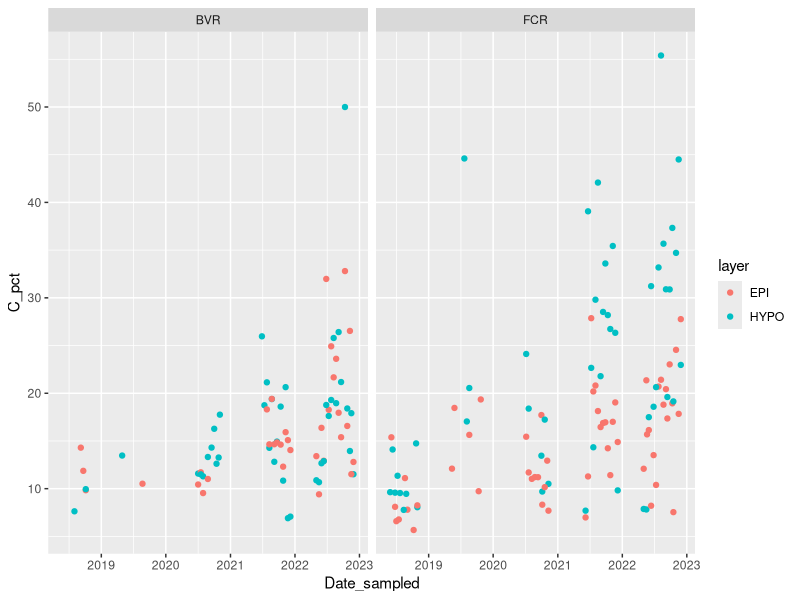

The R script that drew this image: (Note: this script raises an error after producing the figure.)
## ---- chunk 1
knitr::opts_chunk$set(echo = TRUE)
library(tidyverse)
library(lubridate)
## ---- chunk 2
cn1 = read.csv("./2023 sed trap runs/ASL 23jan23.csv")
cn2 = read.csv("./2023 sed trap runs/ASL 24jan23.csv")
cn3 = read.csv("./2023 sed trap runs/ASL 26jan23.csv")
cn4 = read.csv("./2023 sed trap runs/ASL 27jan23.csv")

cn_raw = cn1%>%
  full_join(cn2)%>%
  full_join(cn3)%>%
  full_join(cn4)

cn_processed = cn_raw%>%
  filter(!Name%in%c("aa as unknown","aspartic acid","RunIn","ref zzyzx","crucible blank","internal reference zzyzx"),
         Method == "very low")%>%
  mutate(Reservoir = ifelse(substring(Name,1,1)=="f","FCR",NA),
         Reservoir = ifelse(substring(Name,1,1)=="b","BVR",Reservoir),
         cut = substring(Name,2),
         Date_sampled = as.Date(sub("_.*","",cut),format = "%d%b%y"),
         cut = sub("[0-9]+[a-z]+[0-9]+","",cut),
         Depth_m = as.numeric(sub("_","",sub("m.+","",cut))),
         cut = sub("_[0-9]+m_","",cut),
         cut = ifelse(cut=="r1f2","r1f2_r1f2",cut),
         filter1_ID = ifelse(grepl("_",cut),
                             sub("_.+","",cut),
                             paste0("r1",cut)),
         filter2_ID = ifelse(grepl("_",cut),
                             sub(".+_","",cut),
                             paste0("r2",cut)))%>%
  select(-cut,-No.,-Hole..Pos.,-Method,-Info,-C..Blank,-N..Blank)%>%
  rename(Time_run = Time,
         Weight_mg = Weight...mg.,
         N_area = N..Area,
         C_area = C..Area,
         N_pct = N.....,
         C_pct = C.....,
         CN_ratio = C.N..ratio,
         N_factor = N..Factor,
         C_factor = C..Factor,
         Date_run = Date)

cn_processed%>%
  mutate(layer=ifelse(Depth_m%in%c(4,5),"EPI","HYPO"))%>%
  ggplot(aes(x=Date_sampled,y=C_pct,color=layer))+
  #ggplot(aes(x=Date_sampled,y=C_pct,color=as.factor(Depth_m)))+
  geom_point()+
  facet_wrap(~Reservoir)

weights2019 <- read.csv("./2019 files/2019_SedTraps_edited.csv")%>%
  mutate(Day_Filtered=as.POSIXct(Day_Filtered, format = "%d-%b-%y"),
         Sed_mass_g= Filter_mass_post_filtering_g-sed$Filter_mass_pre_filtering_g,
         Sed_conc_mg_L= Sed_mass_g / Volume_filtered_mL*1000000,
         Sample_ID= tolower(Sample_ID),
         Depth = str_extract(str_extract(Sample_ID, "[0-9]+m"),"[0-9]+"),
         Rep =str_extract(str_extract(Sample_ID, "r[0-9]+"),"[0-9]+"),
         Filter =str_extract(str_extract(Sample_ID, "f[0-9]+"),"[0-9]+"),
         Res= str_extract(Sample_ID, "(fcr|bvr|\\sb\\s|\\sf\\s)"),
         Date = str_extract(Sample_ID, "\\d+ \\D\\D\\D \\d\\d"),
         Date= as.POSIXct(Date, format = "%d %b %y"),
         Type = str_extract(Sample_ID, "(sed\\strap\\sleftover|st\\sleftover|ses\\snet|sed)"))
         
weights2019$Date[is.na(weights2019$Date)]=weights2019$Day_Filtered[is.na(weights2019$Date)]
weights2019$Res[is.na(weights2019$Res) & weights2019$Depth %in% c(4,8)]= "fcr"
weights2019$Res[is.na(weights2019$Res) & weights2019$Depth %in% c(5,10)]= "bvr"
weights2019$Type[is.na(weights2019$Type)] = "sed"

weights2019_processed = weights2019%>%
  filter(Type=="sed")%>%
  select(-Type)
## ---- chunk 3
cn1 <- read.csv("./2019 files/MAG03Apr19.csv")
cn2 <- read.csv("./2019 files/MAG10Apr19.csv")
cn3 <- read.csv("./2019 files/MAG28mar19.csv")

cn_temp <- cn1 %>%
  full_join(cn2)%>%
  full_join(cn3)%>%
  filter(Method == "soil")%>%
  mutate(Name = tolower(Name),
         Date_run = Date,
         Reservoir = str_extract(str_extract(Name, "(f_|fcr|b_|bvr)"),"[a-z]"),
         Reservoir = ifelse(grepl("f",Reservoir),
                           "FCR",
                           ifelse(grepl("b",Reservoir),
                                  "BVR",
                                  NA)
                           ),
         Depth_m = as.numeric(str_extract(str_extract(Name, "[0-9]+m"),"[0-9]+")),
         Rep = as.numeric(str_extract(str_extract(Name, "r[0-9]+"),"[0-9]+")),
         is.dup = str_extract(Name, "dup"),
         Date_num = as.character(as.Date(str_extract(Name, "\\d\\d\\d\\d+"), format = "%m%d%y")),
         Date_let = as.character(as.Date(str_extract(Name, "\\d+\\D\\D\\D\\d\\d"), format = "%d%b%y")),
         Date_slash = as.character(as.Date(str_extract(Name, "\\d+/\\d+/\\d+"), format = "%m/%d/%y")))%>%
  rename(Time_run = Time,
         Weight_mg = Weight...mg.,
         N_area = N..Area,
         C_area = C..Area,
         N_pct = N.....,
         C_pct = C.....,
         CN_ratio = C.N..ratio)%>%
  select(-No.,-Hole..Pos.,-N..Factor,-C..Factor,-N..Blank,-C..Blank)
cn_17_18 <- unite(cn_temp, "Date_temp", c(Date_num,Date_let,Date_slash), sep = "")%>%
  mutate(Date_sampled = as.Date(gsub("NA","",Date_temp)))%>%
  select(-Date_temp,-Date)
cn_17_18$Layer[cn_17_18$Depth_m %in% c(4,5)] <- "epi"
cn_17_18$Layer[cn_17_18$Depth_m %in% c(8,10)] <- "hypo"

cn_17_18%>%
  ggplot(aes(x = Date_sampled, y = CN_ratio, color = Reservoir, shape = Layer))+
  geom_point()

cn_sd <- cn_17_18 %>%
  group_by(Reservoir, Layer, Date_sampled)%>%
  add_tally()%>%
  summarize(CN_ratio_mean = mean(CN_ratio, na.rm = T),
            CN_ratio_sd = sd(CN_ratio, na.rm = T),
            N_pct_mean = mean(N_pct),
            N_pct_sd = sd(N_pct),
            C_pct_mean = mean(C_pct),
            C_pct_sd = sd(C_pct),
            n = unique(n))%>%
  mutate(Year = year(Date_sampled))

cn_sd%>%
  filter(!is.na(Date_sampled))%>%
  ggplot(aes(x = Date_sampled, y = CN_ratio_mean, col = Reservoir, lty = Layer))+
  geom_line()+
  geom_errorbar(aes(ymin = (CN_ratio_mean-CN_ratio_sd), ymax = (CN_ratio_mean+CN_ratio_sd)))+
  ylab("CN ratio")+
  xlab("")+
  facet_wrap("Year", scales = "free_x")

cn_sd%>%
  filter(!is.na(Date_sampled))%>%
  ggplot(aes(x = Date_sampled, y = C_pct_mean, col = Reservoir, lty = Layer))+
  geom_line()+
  geom_errorbar(aes(ymin = (C_pct_mean-C_pct_sd), ymax = (C_pct_mean+C_pct_sd)))+
  ylab("C pct")+
  xlab("")+
  facet_wrap("Year", scales = "free_x")

cn_sd%>%
  filter(!is.na(Date_sampled))%>%
  ggplot(aes(x = Date_sampled, y = N_pct_mean, col = Reservoir, lty = Layer))+
  geom_line()+
  geom_errorbar(aes(ymin = (N_pct_mean-N_pct_sd), ymax = (N_pct_mean+N_pct_sd)))+
  ylab("N pct")+
  xlab("")+
  facet_wrap("Year", scales = "free_x")
## ---- chunk 4
names(cn_processed)
names(cn_17_18)

cn_comb = cn_processed%>%
  full_join(cn_17_18)

cn_comb%>%
  ggplot(aes(x=Date_sampled,y=C_pct,color=as.factor(Depth_m)))+
  geom_point()+
  facet_wrap(~Reservoir)
